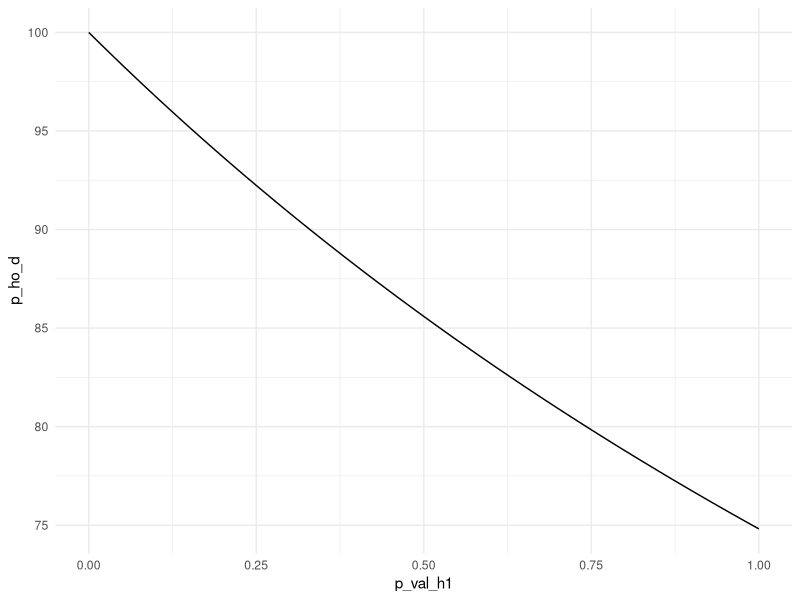

Reproduce this figure in R.
## ---- chunk 1
library(dplyr)
library(ggplot2)
theme_set(theme_minimal())
set.seed(42)

flip_0_1 <- function(x) {
  x_aux <- x
  x_aux[x == 0] <- 1
  x_aux[x == 1] <- 0
  x_aux
}
## ---- chunk 2
p_covid <- 0.02
fpr <- 0.01
fnr <- 0.01
n <- 100000


covid <- rbinom(n, 1, p_covid)
results_test <- covid

df <- data.frame(
  id = 1:n,
  covid = covid,
  results_test = results_test
)

n_covid <- sum(df$covid == 1)
fn <- rbinom(n_covid, 1, fnr) %>% flip_0_1

n_no_covid <- sum(df$covid == 0)
fp <- rbinom(n_no_covid, 1, fpr)


df$results_test[df$covid == 1] <- fn
df$results_test[df$covid == 0] <- fp

## ---- chunk 3
df %>% count(results_test, covid)
## ---- chunk 4
df %>% 
  filter(results_test == 1) %>% 
  count(covid) %>% 
  mutate(prop = 100 * n / sum(n))

## ---- chunk 5
df %>% 
  filter(results_test == 0) %>% 
  count(covid) %>% 
  mutate(prop = 100 * n / sum(n))

## ---- chunk 6
p_pos_covid <- 0.99
p_covid <- 0.02
p_pos_no_covid <- 0.01
p_no_covid <- 0.98

# It's not 2/3
100 * (p_pos_covid * p_covid) / (p_pos_covid * p_covid + p_pos_no_covid * p_no_covid)

## ---- chunk 7
p_val <- 0.03
p_ho <- 0.99
p_h1 <- 0.01
p_val_h1 <- 0:100 / 100

# It's not 2/3
prob_df <- data.frame(p_val_h1 = p_val_h1)
prob_df$p_ho_d <- 100 * (p_val * p_ho) / (p_val * p_ho + p_val_h1 * p_h1)

ggplot(prob_df, aes(x = p_val_h1, y = p_ho_d)) + 
  geom_line()

